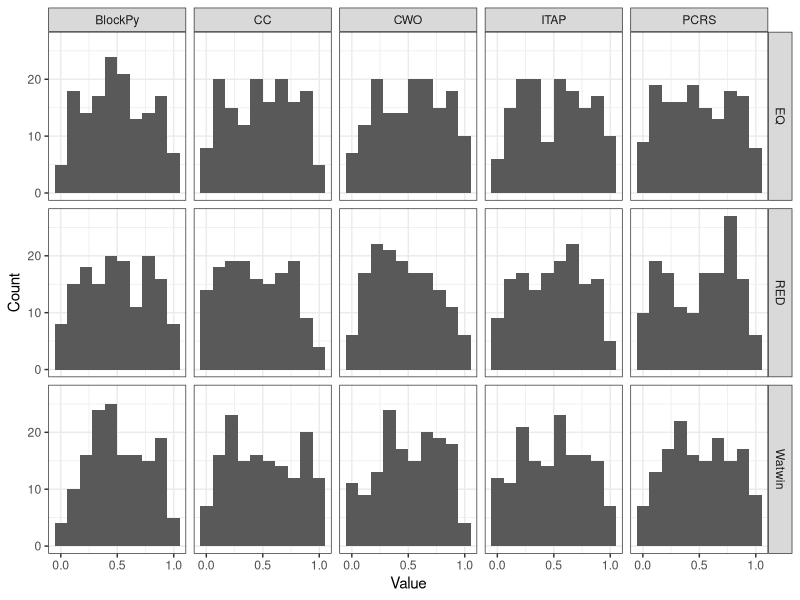

Write R code to recreate this figure.
library(ggplot2)

n <- 150
test <- data.frame(Value=runif(n*5*3,0,1), 
                   Metric=rep(c("EQ", "RED", "Watwin"), n), 
                   Dataset=c(rep("CC", n), rep("CWO", n), rep("BlockPy", n), rep("PCRS", n), rep("ITAP", n)))

ggplot(test, aes(Value)) + geom_histogram(bins=10) + 
  scale_x_continuous(breaks = c(0, 0.5, 1)) + scale_y_continuous(name="Count") +
  theme_bw() + #ggtitle("Metric Distributions") +
  facet_grid(Metric ~ Dataset)
